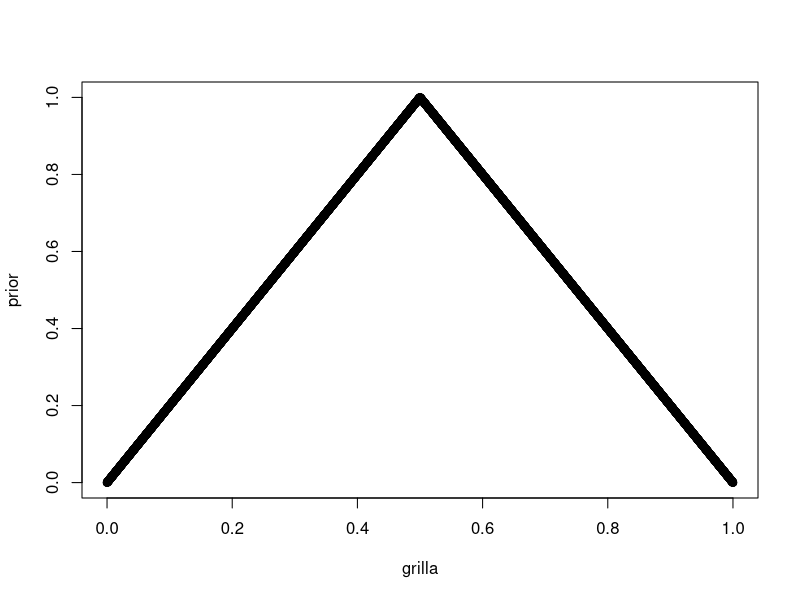
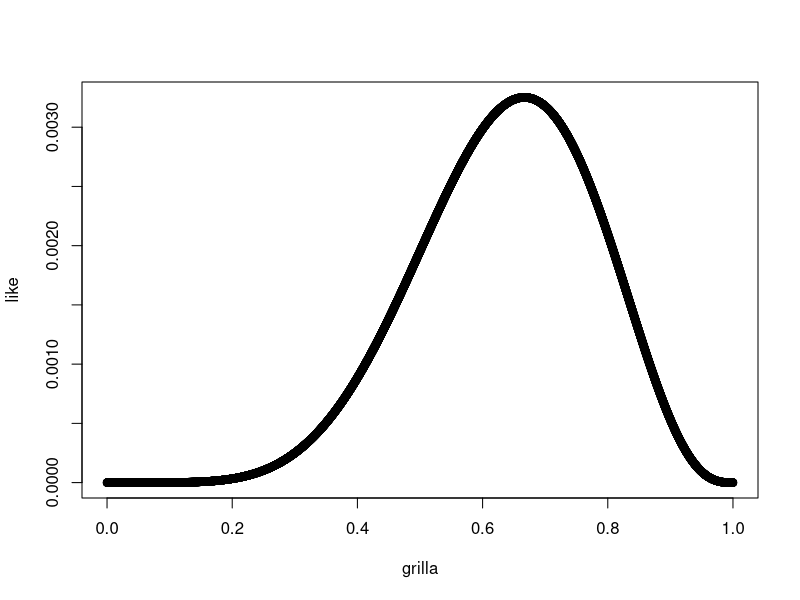
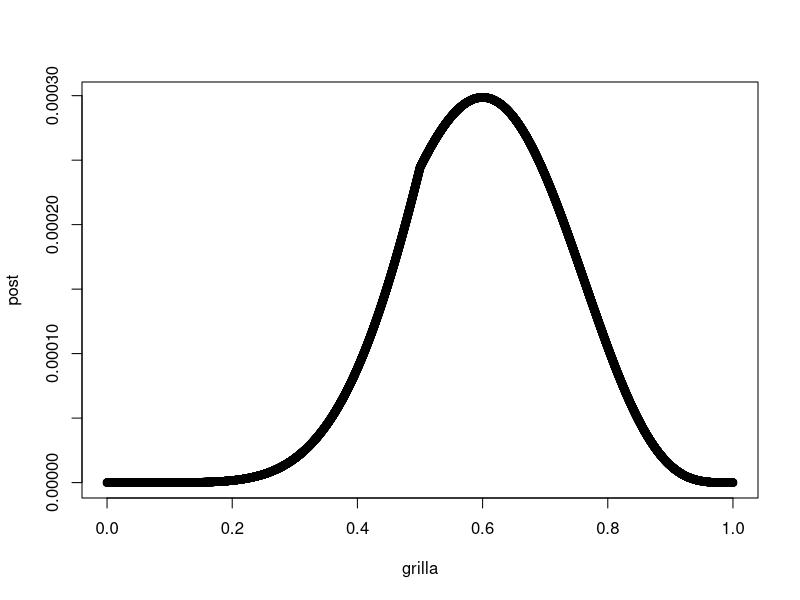
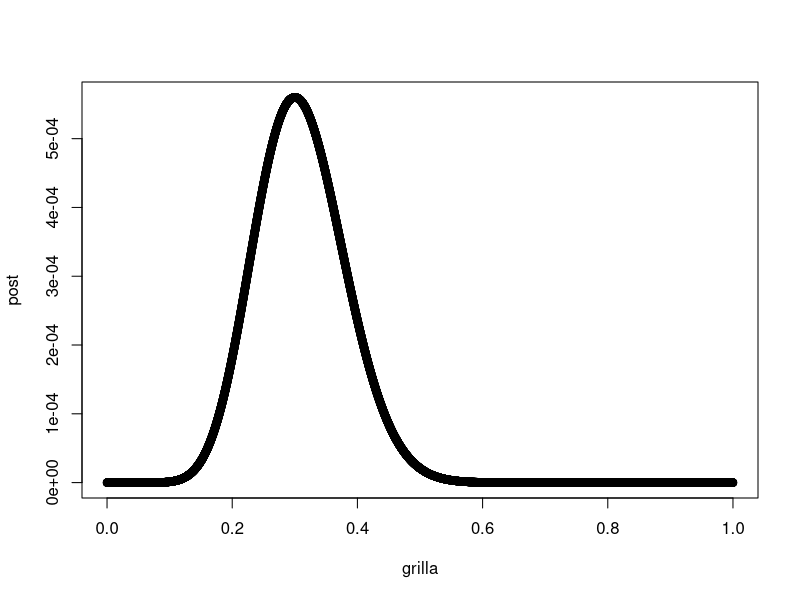
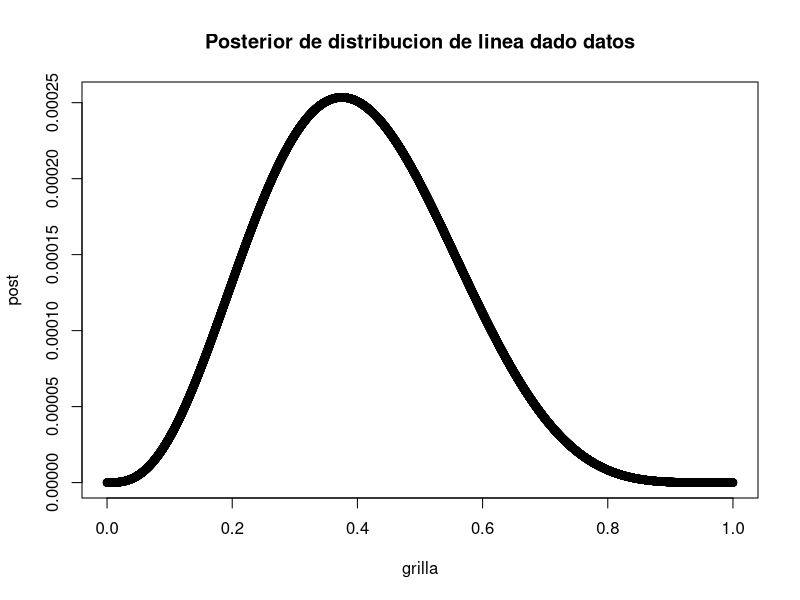
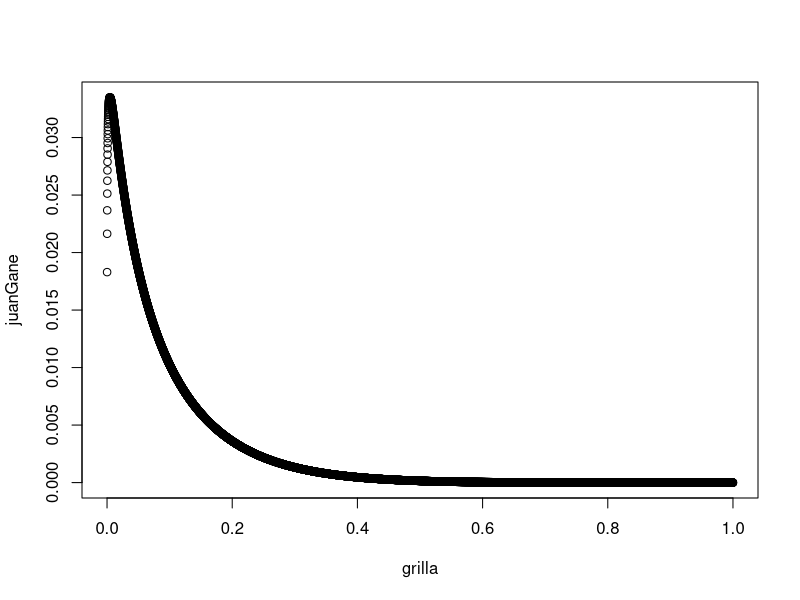

These figures' R source, in order:
## ---- chunk 1
resultadosBeta = rbeta(100000, 5, 12)

cantidad = c()
j=1
for (i in resultadosBeta){
  cantidad[j]= sum(rbinom(5, 1, i))
  j=j+1
}

table(cantidad)/100000
## ---- chunk 2
grilla = c(0:10000)/10000
prior = c()
for (j in c(1:length(grilla))){
  if (j<length(grilla)/2){
    prior[j] = grilla[j]*2
  }
  else{
    prior[j] = -1*grilla[j]*2 + 2
  }
}
## ---- chunk 3
plot(grilla, prior)
## ---- chunk 4
datos = c(1,0,1,1,1,0,1,0,1)
## ---- chunk 5
likeliHoodDadoDatosBinomial = function(grilla, experimentos, exitos){
  likelihood = c()
  for (j in c(1:length(grilla))){
    likelihood[j] = (grilla[j])^exitos * (1- grilla[j])^(experimentos - exitos)
  }
  return(likelihood)
}
## ---- chunk 6
like = likeliHoodDadoDatosBinomial(grilla, length(datos), sum(datos))
plot(grilla, like)
## ---- chunk 7
posteriorNoNormalizada = function(grilla, likelihood, prior){
  posteiorSinNorm = c()
  for (j in c(1:length(grilla))){
    posteiorSinNorm[j] = likelihood[j]*prior[j]
  }
  return(posteiorSinNorm)
}

posteriorNormalizada = function(posteriorSinNorm){
  posteriorNormal = posteriorSinNorm/sum(posteriorSinNorm)
  return(posteriorNormal)
}
## ---- chunk 8
post = posteriorNormalizada(posteriorNoNormalizada(grilla, like, prior))
plot(grilla, post)

## ---- chunk 9
generarNdatosDadoTheta = function(N, theta){
  return(rbinom(N,1, theta))
}
## ---- chunk 10
generarPosteriorDadoPriorYDatos = function(grilla, prior, datosBinomial){
  like = likeliHoodDadoDatosBinomial(grilla, length(datosBinomial), sum(datosBinomial) )
  posteriorNoNorm = posteriorNoNormalizada(grilla, like, prior)
  posterior = posteriorNormalizada(posteriorNoNorm)
  return(posterior)
}
## ---- chunk 11
N = 40
theta = 0.3
grilla = c(0:10000)/10000
priorUnif = rep(1, length(grilla))

datosGenerados = generarNdatosDadoTheta(N, theta)
post = generarPosteriorDadoPriorYDatos(grilla, priorUnif, datosGenerados)

quantilGrilla = function(grilla,post, bordeIzq, bordeDer){ # te agarra de p a (1-p)
  q1 = 1
  while(sum(post[1:q1])<bordeIzq){
    q1 = q1 + 1
  }
  q3 = q1+1
  while(sum(post[1:q3])<bordeDer){
    q3 = q3 + 1
  }
  return(c(grilla[q1],grilla[q3]))
}
intervalo = quantilGrilla(grilla, post, 0.25, 0.75)
longIntervalo = intervalo[2] - intervalo[1]
longIntervalo
## ---- chunk 12
plot(grilla,post)
## ---- chunk 13
datosActuales = c(0,0,0,0,0,1,1,1)
grilla = c(0:10000)/10000
priorUnif = rep(1, length(grilla))
post = generarPosteriorDadoPriorYDatos(grilla, priorUnif, datosActuales)
  plot(grilla, post, main = "Posterior de distribucion de linea dado datos")
## ---- chunk 14
juanGane = c()
for (j in c(1:length(grilla))){
  juanGane[j] = grilla[j]*(1-(grilla[j]^(1/3)))^5 * 0.5*grilla[j]^(-2/3)#(grilla[j])^3 * post[j]
}
plot(grilla,juanGane)
## ---- chunk 15
sum(post*grilla^3)
